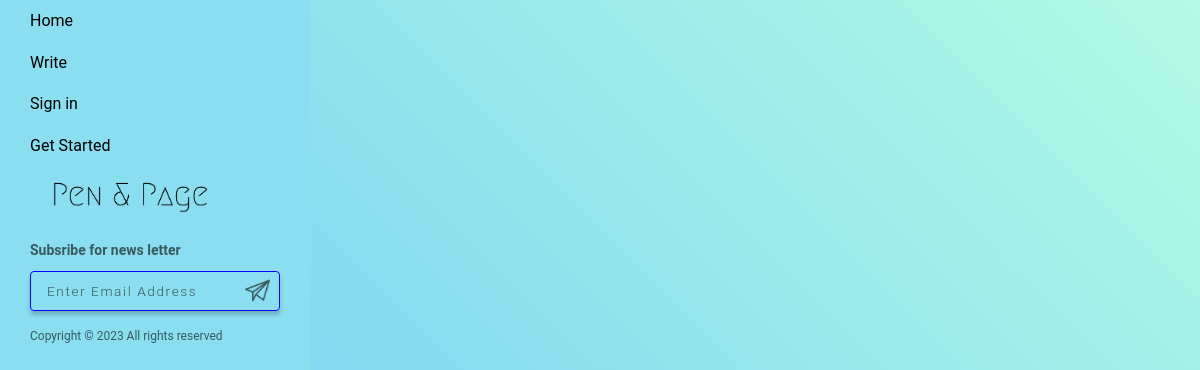
The page /blog_category/Travel on the database as committed earlier.
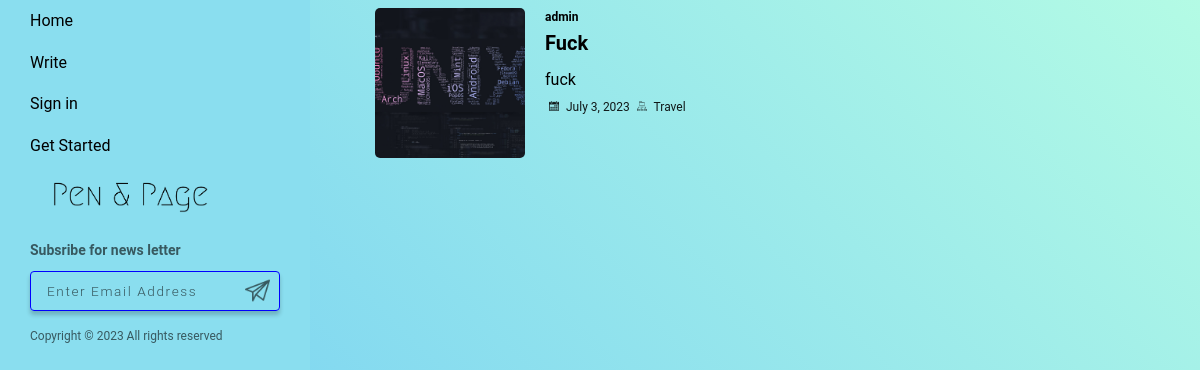
The same page on the database as committed later.
### home/models.py (models this page shows, shortened)
class Blog(models.Model):
    title = models.CharField(max_length=1000)  # A field to store the title of the blog post.
    author = models.ForeignKey(User, on_delete=models.CASCADE, null= True)  # ForeignKey relationship with User model
    short_description = models.TextField(null=True)
    content = models.TextField()  # A field to store the main content of the blog post.
    slug = models.SlugField(max_length=1000, null=True, blank=True)  # A field to store a URL-friendly version of the title.
    category = models.CharField(max_length=50, choices=CATEGORY_CHOICES, null = True)
    image = models.ImageField(upload_to="blog/")  # A field to store the image associated with the blog post.
    created_at = models.DateTimeField(auto_now_add=True)  # A field to store the timestamp when the blog post was created.
    upload_to = models.DateField(auto_now=True)  # A field to store the timestamp when the blog post was last updated.

### home/views.py (the view)
# urls.py: path("blog_category/<category>", blog_category, name = "blog_category" ),
def blog_category(request, category):
    context = {}
    try:
        categories = Blog.objects.filter(category = category)
        context = {"ofcategory": categories}
    except Exception as e:
        print(e)
    return render(request, 'category_item.html', context)

### home/templates/category_item.html
{% extends 'base.html' %}
{% load static %}
{% block content %}
<div class="mid-grid">
    <div class="categoried-item">
        {% for blog in ofcategory %}
        <div class="article-item">
            <div class="card-horizontal">
                <div class="img-circle-wrapper">
                    <div class="article-profilepicture-circle">
                        <a class="article-link" href="{% url 'blog_detail' blog.slug %}">
                            <img src="{{ blog.image.url }}" alt="img" />
                        </a>
                    </div>
                </div>
                <div class="card-body">
                    {% if blog.author != None %}
                    <div class="card-user">
                        <p>{{ blog.author }}</p>
                    </div>
                    {% endif %}
                    <div class="card-title">
                        <a class="article-link" href="{% url 'blog_detail' blog.slug %}">{{ blog.title }}</a>
                    </div>
                    <div class="card-text">
                        {% if blog.short_description != None %}
                        <p>{{ blog.short_description }}</p>
                        {% else %}
                        <p> Content: {{ blog.content }}</p>
                        {% endif %}
                    </div>
                    <div class="card-footer">
                        <p><img class="small-image" src="{% static 'image/calendar.png' %}" alt="calendar" />
                            {{blog.created_at.date }}
                        </p>
                        <p><img class="small-image" src="{% static 'image/category.png' %}" alt="category" />
                            {{blog.category }}
                        </p>
                    </div>
                </div>
            </div>
        </div>
        {% endfor %}
    </div>
    {% endblock %}

Rows that differ between the two databases and show on the page:
added Blog: image (picture), author "admin", title "Fuck", short_description "fuck", created_at "July 3, 2023", category "Travel"
